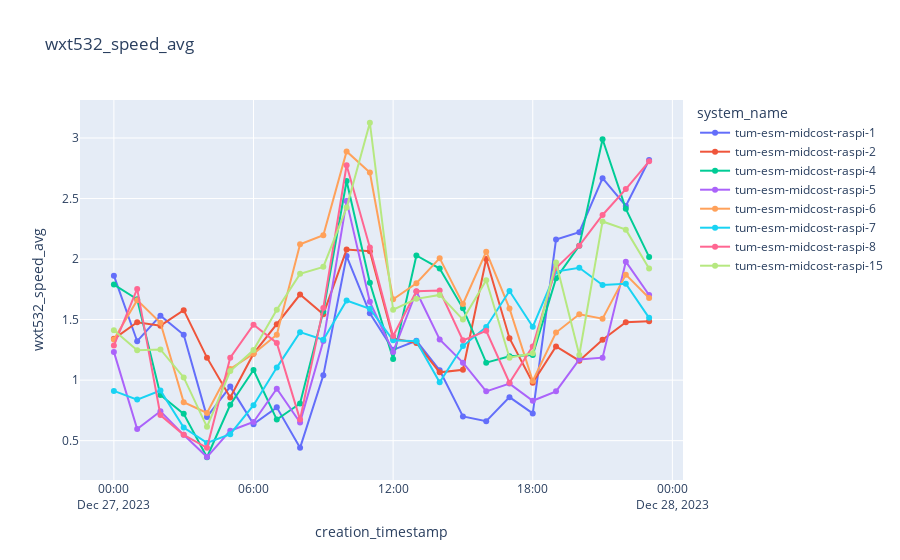

The cell this chart's notebook holds for it:
### Code cell
plot_sensor_measurement(df,sensor_id,col_name="wxt532_speed_avg",filter=filter)
